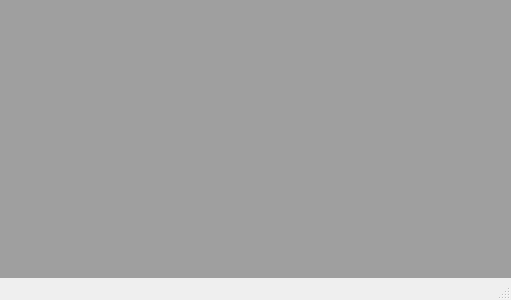
<?xml version="1.0" encoding="UTF-8"?>
<ui version="4.0">
 <class>MainWindow</class>
 <widget class="QMainWindow" name="MainWindow">
  <property name="geometry">
   <rect>
    <x>0</x>
    <y>0</y>
    <width>511</width>
    <height>300</height>
   </rect>
  </property>
  <property name="windowTitle">
   <string>PyOne</string>
  </property>
  <widget class="QWidget" name="centralwidget">
   <layout class="QGridLayout" name="gridLayout">
    <property name="leftMargin">
     <number>0</number>
    </property>
    <property name="topMargin">
     <number>0</number>
    </property>
    <property name="rightMargin">
     <number>0</number>
    </property>
    <property name="bottomMargin">
     <number>0</number>
    </property>
    <property name="spacing">
     <number>0</number>
    </property>
    <item row="0" column="0">
     <widget class="QMdiArea" name="mdiArea"/>
    </item>
   </layout>
  </widget>
  <widget class="QMenuBar" name="menubar">
   <property name="geometry">
    <rect>
     <x>0</x>
     <y>0</y>
     <width>511</width>
     <height>18</height>
    </rect>
   </property>
  </widget>
  <widget class="QStatusBar" name="statusbar"/>
 </widget>
 <resources/>
 <connections/>
</ui>
